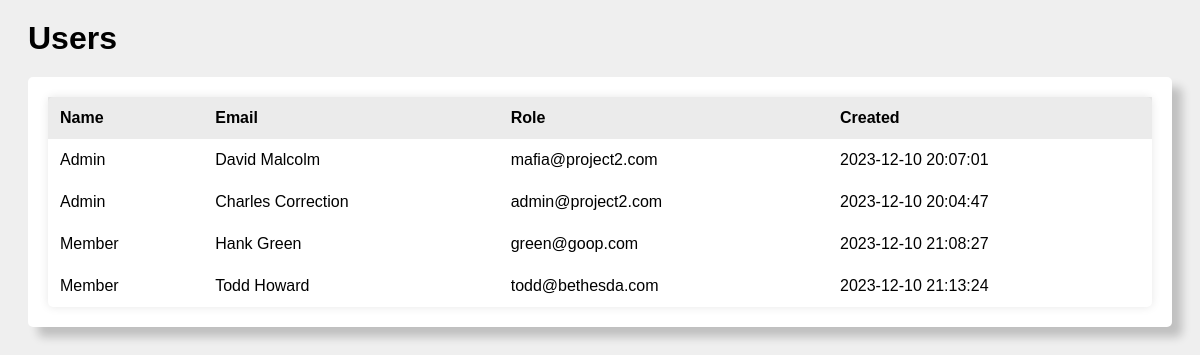
/users.php (signed in), run on the app's committed database.
### tables this page shows
CREATE TABLE `users` (
  `id` int(11) NOT NULL,
  `firstname` varchar(255) NOT NULL,
  `lastname` varchar(255) NOT NULL,
  `password` varchar(255) NOT NULL,
  `email` varchar(255) NOT NULL,
  `role` varchar(255) NOT NULL,
  `created_at` datetime NOT NULL
);

### users.php (the view, shortened to what this page needs)
<?php
     $role = $_SESSION['role'];
    $pdo = new PDO("mysql:host=localhost;dbname=dolphin_crm","root","");
    $query = $pdo->prepare("SELECT firstname, lastname, email, role, created_at FROM users");
    if ($query->execute()){
        $people = array();
        while ($rows = $query->fetch(PDO::FETCH_ASSOC)) {
            $person = array(
                'role' => $rows['role'],
                'name' => $rows['firstname'] . " " . $rows['lastname'],
                'email' => $rows['email'],
                'created_at' => $rows['created_at'],
            );
            $people[] = $person;
        }
    }
?>
<!DOCTYPE html>
<html lang="en">
<head>
    <link rel="stylesheet" href="css/users.css">
</head>
<body>
    <?php if(strpos($role, "Admin") !== false):?>
        <h1>Users</h1>
        <div id="contraband">
        <table id="userList">
            <thead>
                <tr>
                    <th>Name</th>
                    <th>Email</th>
                    <th>Role</th>
                    <th>Created</th>
                </tr>
            </thead>
            <tbody>
                <?php foreach ($people as $person):?>
                    <tr>
                        <td><?=$person['role']?></td>
                        <td><?=$person['name']?></td>
                        <td><?=$person['email']?></td>
                        <td><?=$person['created_at']?></td>
                    </tr>
                <?php endforeach;?>
            </tbody>
        </table>
        <?php else:?>
            <script>alert("Need Admin Priveledges to View Users");</script>
        <?php endif;?>
    </div>
</body>
</html>

### css/users.css (style rules this page uses)
table { z-index: 1; box-shadow: 10px 10px 10px rgba(0,0,0,0.2); background-color: white; border-radius: 5px; }
#userList { width: 100%; box-shadow: 0 0 10px rgba(0, 0, 0, 0.1); background-color: #fff; border-collapse: collapse; }
#userList th, #userList td { border: 1px solid #ddd; padding: 12px; text-align: left; }
#userList th { background-color: #80808029; font-family: Arial, Helvetica, sans-serif; }
#userList td { font-family: Arial, Helvetica, sans-serif; }
#userList th, #userList td { border: none; }
h1 { margin:20px; font-family: Arial, Helvetica, sans-serif; }
#contraband { margin: 20px; padding: 20px; z-index: 1; box-shadow: 10px 10px 10px rgba(0,0,0,0.2); background-color: white; border-radius: 5px; }
body { background-color: rgba(128, 128, 128, 0.123); }

### data on the page
users: role "Admin", name "David Malcolm", email "mafia@project2.com", created_at "2023-12-10 20:07:01"
users: role "Admin", name "Charles Correction", email "admin@project2.com", created_at "2023-12-10 20:04:47"
users: role "Member", name "Hank Green", email "green@goop.com", created_at "2023-12-10 21:08:27"
users: role "Member", name "Todd Howard", email "todd@bethesda.com", created_at "2023-12-10 21:13:24"
